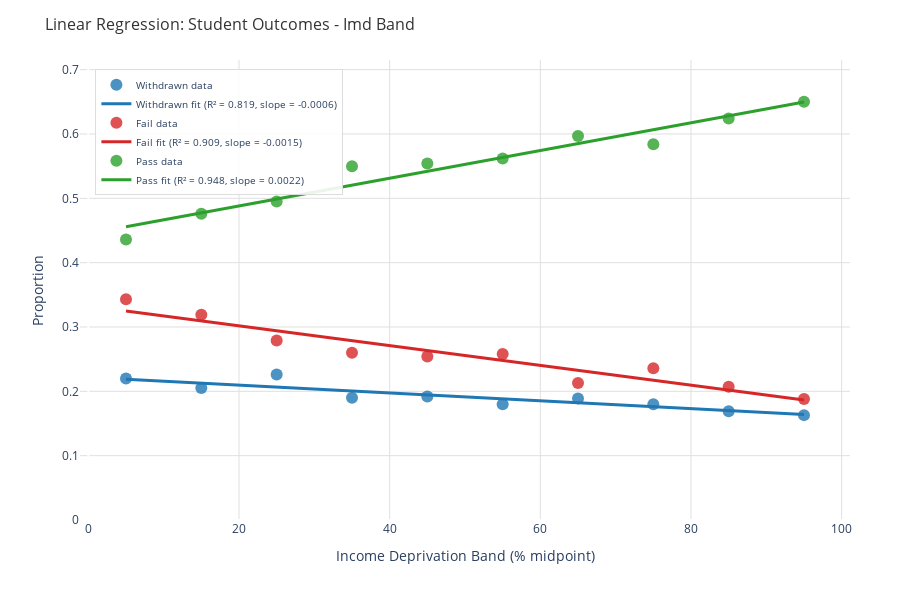

The cell this chart's notebook holds for it:
### Code cell
# =============================================================================
# CELL 6: Create Individual Plot
# =============================================================================

# Create a plot for a specific variable
# Options: 'gender', 'age_band', 'disability', 'highest_education', 'imd_band', 'region'
variable_to_plot = 'imd_band'  # ⚙️ CHANGE THIS to plot different variables

if variable_to_plot in cross_tables and variable_to_plot in VARIABLE_CONFIGS:
    print(f"📈 Creating plot for {variable_to_plot.replace('_', ' ').title()}...")
    
    cross_table = cross_tables[variable_to_plot]
    config = VARIABLE_CONFIGS[variable_to_plot]
    
    # Handle special cases
    if variable_to_plot == 'region':
        sorted_regions = sorted(cross_table.index.tolist())
        cross_table = cross_table.reindex(sorted_regions)
        x_values = list(range(len(sorted_regions)))
        categories = sorted_regions
    elif variable_to_plot == 'highest_education' and 'order' in config:
        cross_table = cross_table.reindex(config['order'])
        x_values = config['x_values']
        categories = config['categories']
    else:
        x_values = config['x_values']
        categories = config['categories']
    
    # Create and show the plot
    fig = create_plotly_regression_plot(
        cross_table,
        variable_to_plot.replace('_', ' ').title(),
        x_values,
        config['x_label'],
        categories
    )
    
    # Show regression stats
    print("\n📊 REGRESSION STATISTICS:")
    from analysis_engine import calculate_linear_regression
    for col in cross_table.columns:
        y_values = cross_table[col].values
        regression = calculate_linear_regression(x_values, y_values)
        result_name = RESULT_CODE_MAPPING.get(col, f'Code {col}')
        trend = "📈 Positive" if regression['slope'] > 0 else "📉 Negative"
        strength = "💪 Strong" if regression['r_squared'] > 0.7 else "🔸 Moderate" if regression['r_squared'] > 0.3 else "🔹 Weak"
        print(f"   {result_name:>10}: R² = {regression['r_squared']:.3f}, Slope = {regression['slope']:+.4f} ({trend}, {strength})")
    
    fig.show()
    
else:
    print(f"❌ Variable '{variable_to_plot}' not available for plotting.")
    print(f"📝 Available variables: {list(cross_tables.keys())}")

### Figure 1 — Plotly figure (JSON) as saved in the notebook; plotly's stock layout.template omitted (floating-point values rounded to 4 significant figures)
{"data": [{"hovertemplate": "<b>%{text}</b><br>Income Deprivation Band (% midpoint): %{x}<br>Proportion: %{y:.3f}<br>Result: Withdrawn<extra></extra>", "marker": {"color": "#1f77b4", "opacity": 0.8, "size": 12}, "mode": "markers", "name": "Withdrawn data", "text": ["0-10%", "10-20%", "20-30%", "30-40%", "40-50%", "50-60%", "60-70%", "70-80%", "80-90%", "90-100%"], "type": "scatter", "x": [5, 15, 25, 35, 45, 55, 65, 75, 85, 95], "y": [0.22, 0.205, 0.226, 0.19, 0.192, 0.18, 0.189, 0.18, 0.169, 0.163]}, {"hovertemplate": "Withdrawn Trend Line<br>R² = 0.819<br>Slope = -0.0006<extra></extra>", "line": {"color": "#1f77b4", "width": 3}, "mode": "lines", "name": "Withdrawn fit (R² = 0.819, slope = -0.0006)", "type": "scatter", "x": [5, 15, 25, 35, 45, 55, 65, 75, 85, 95], "y": [0.2189, 0.2128, 0.2067, 0.2006, 0.1945, 0.1883, 0.1822, 0.1761, 0.17, 0.1639]}, {"hovertemplate": "<b>%{text}</b><br>Income Deprivation Band (% midpoint): %{x}<br>Proportion: %{y:.3f}<br>Result: Fail<extra></extra>", "marker": {"color": "#d62728", "opacity": 0.8, "size": 12}, "mode": "markers", "name": "Fail data", "text": ["0-10%", "10-20%", "20-30%", "30-40%", "40-50%", "50-60%", "60-70%", "70-80%", "80-90%", "90-100%"], "type": "scatter", "x": [5, 15, 25, 35, 45, 55, 65, 75, 85, 95], "y": [0.343, 0.319, 0.279, 0.26, 0.254, 0.258, 0.213, 0.236, 0.207, 0.188]}, {"hovertemplate": "Fail Trend Line<br>R² = 0.909<br>Slope = -0.0015<extra></extra>", "line": {"color": "#d62728", "width": 3}, "mode": "lines", "name": "Fail fit (R² = 0.909, slope = -0.0015)", "type": "scatter", "x": [5, 15, 25, 35, 45, 55, 65, 75, 85, 95], "y": [0.3247, 0.3094, 0.294, 0.2787, 0.2634, 0.248, 0.2327, 0.2174, 0.202, 0.1867]}, {"hovertemplate": "<b>%{text}</b><br>Income Deprivation Band (% midpoint): %{x}<br>Proportion: %{y:.3f}<br>Result: Pass<extra></extra>", "marker": {"color": "#2ca02c", "opacity": 0.8, "size": 12}, "mode": "markers", "name": "Pass data", "text": ["0-10%", "10-20%", "20-30%", "30-40%", "40-50%", "50-60%", "60-70%", "70-80%", "80-90%", "90-100%"], "type": "scatter", "x": [5, 15, 25, 35, 45, 55, 65, 75, 85, 95], "y": [0.436, 0.476, 0.495, 0.55, 0.554, 0.562, 0.597, 0.584, 0.624, 0.65]}, {"hovertemplate": "Pass Trend Line<br>R² = 0.948<br>Slope = 0.0022<extra></extra>", "line": {"color": "#2ca02c", "width": 3}, "mode": "lines", "name": "Pass fit (R² = 0.948, slope = 0.0022)", "type": "scatter", "x": [5, 15, 25, 35, 45, 55, 65, 75, 85, 95], "y": [0.4558, 0.4774, 0.4989, 0.5205, 0.542, 0.5636, 0.5851, 0.6067, 0.6282, 0.6498]}], "layout": {"height": 600, "legend": {"bgcolor": "rgba(255,255,255,0.9)", "bordercolor": "#ddd", "borderwidth": 1, "font": {"size": 10}, "x": 0.02, "y": 0.98}, "margin": {"b": 80, "l": 80, "r": 50, "t": 60}, "paper_bgcolor": "white", "plot_bgcolor": "white", "title": {"font": {"color": "#333", "size": 16}, "text": "Linear Regression: Student Outcomes - Imd Band"}, "width": 900, "xaxis": {"gridcolor": "#e0e0e0", "title": {"text": "Income Deprivation Band (% midpoint)"}}, "yaxis": {"gridcolor": "#e0e0e0", "range": [0, 0.715], "title": {"text": "Proportion"}}}}
